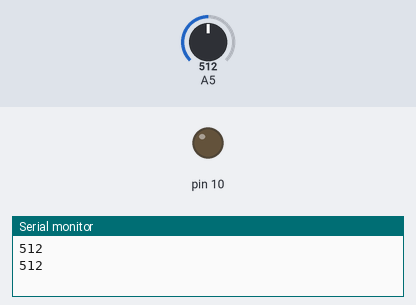
The sketch below on a simulated Arduino Uno, built with avr-gcc and run on an emulated ATmega328P. Parts: output pins drawn as LEDs (lit = HIGH), the last lines printed to the serial monitor. The test bench sets the inputs (shaded band); at power-on: A5 = 512.

Above: at 1.8 s.
1.9 s: A5 set to 983
4.2 s: A5 set to 1009
At 6.9 s:
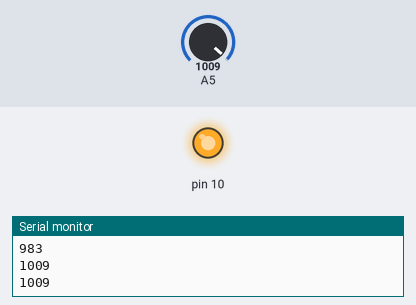
7.5 s: A5 set to 990
At 10.2 s:
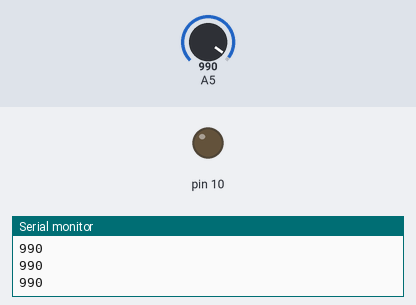
10.5 s: A5 set to 1010
At 12.7 s:
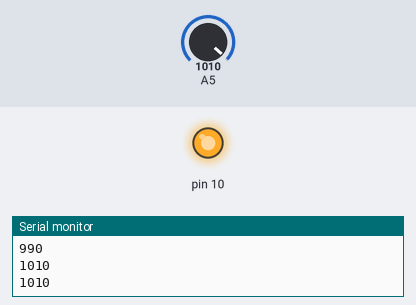
Timing chart, 0 to 14.2 s (numbered marks = the images above; inputs shaded):
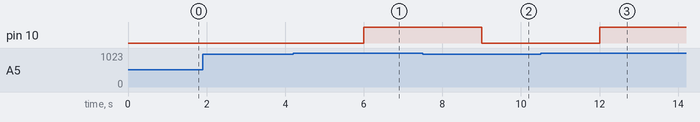

The sketch:

exercicio01.ino
```cpp
unsigned int sensor;
void setup() {
  Serial.begin(9600);//Inicia a comunica¸c~ao pela porta serial
  pinMode(10, OUTPUT);
}

void loop() {
  sensor = analogRead(A5);
  Serial.println(sensor); //Imprime na serial o valor da variavel  sensor
  delay(1000);

  if ( sensor > 1000) {
    digitalWrite(10, HIGH);
  } else {
    digitalWrite(10, LOW);
  }

}
```

Measured:
- the behaviour switches between 1000 and 1001 on A5 (found by bisection; images 0 and 1)
- after the input at 4.2 s, pin 10: LOW → HIGH after 1.8 s
- after the input at 7.5 s, pin 10: HIGH → LOW after 1.5 s
- after the input at 10.5 s, pin 10: LOW → HIGH after 1.5 s
